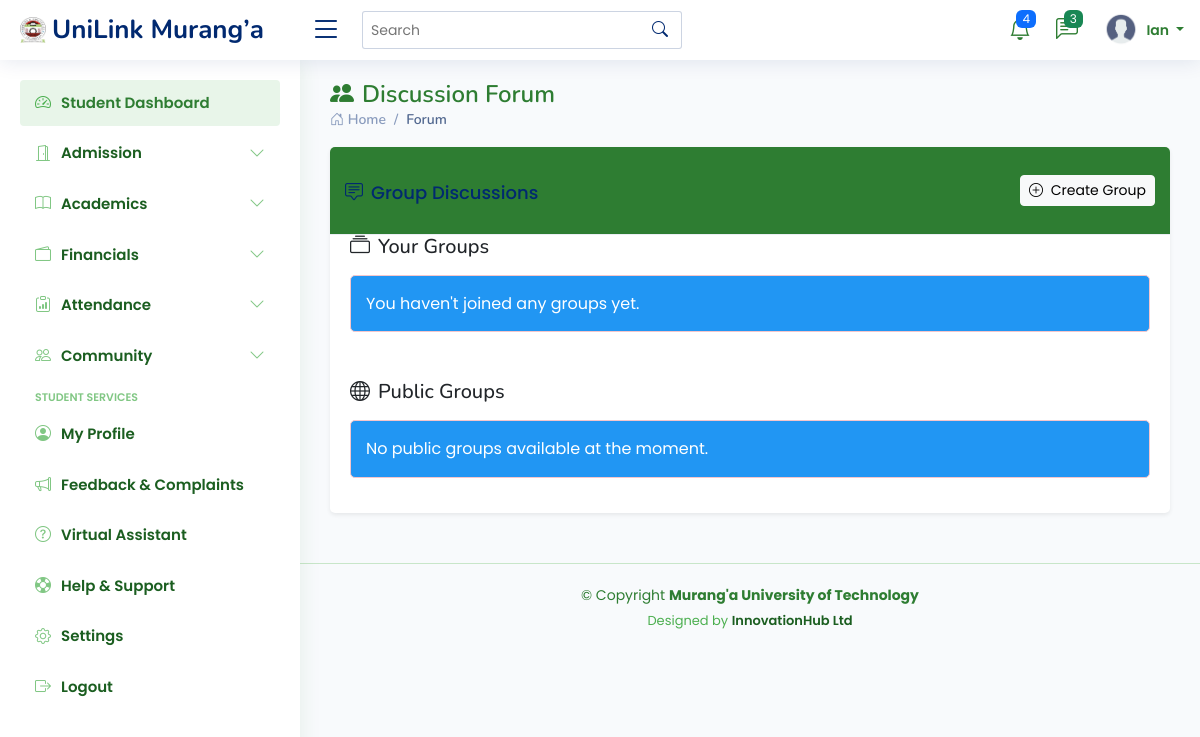
Before: /forum/ (signed in) with the older database file.
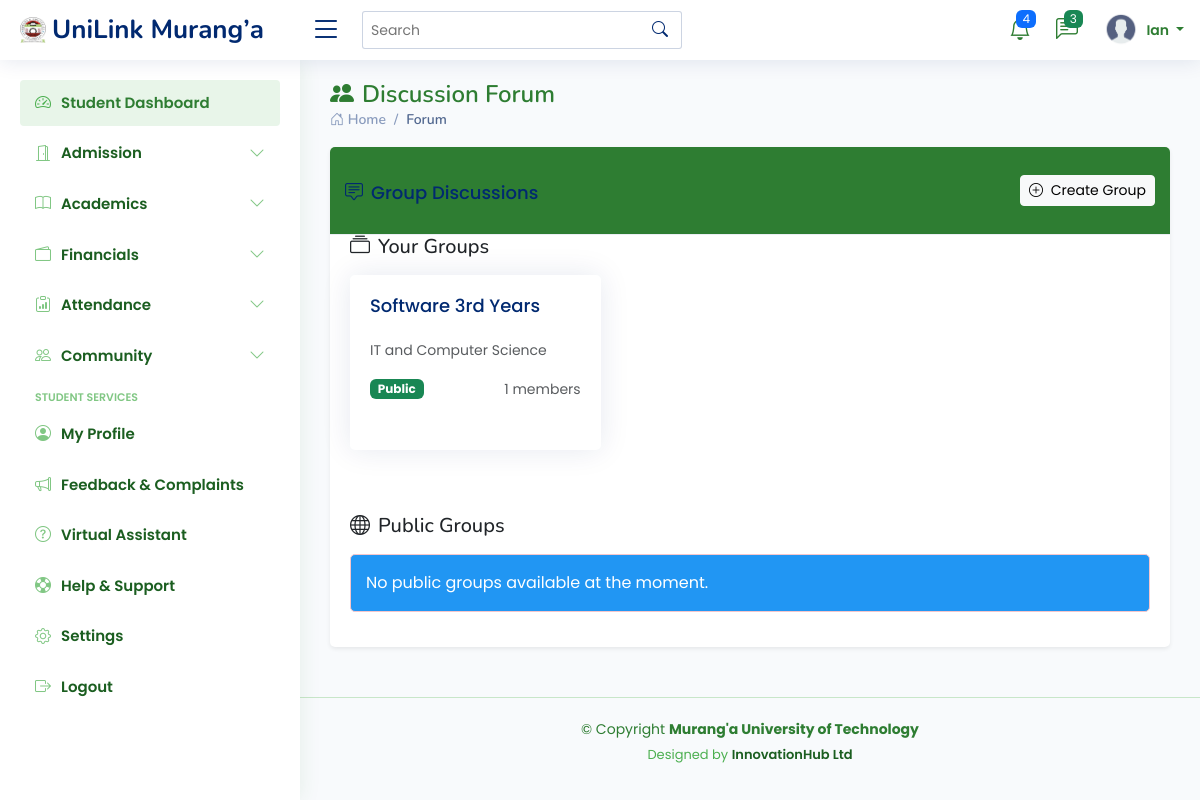
After: the same page with the newer database file.
### students_portal/models.py (models this page shows, shortened)
class DiscussionGroup(models.Model):
    name = models.CharField(max_length=100)
    description = models.TextField(blank=True)
    created_by = models.ForeignKey(User, on_delete=models.CASCADE, related_name='created_groups')
    created_at = models.DateTimeField(default=timezone.now)
    is_public = models.BooleanField(default=True)

### students_portal/views.py (the view)
# urls.py: path('forum/', views.discussion_forum, name='discussion_forum'),
@login_required
def discussion_forum(request):
    public_groups = DiscussionGroup.objects.filter(is_public=True).exclude(
        members__user=request.user
    )
    user_groups = DiscussionGroup.objects.filter(members__user=request.user)
    context = {
        'public_groups': public_groups,
        'user_groups': user_groups,
        'form': GroupCreationForm()
    }
    return render(request, 'forum/discussion_forum.html', context)

### students_portal/forms.py
class GroupCreationForm(forms.ModelForm):
    class Meta:
        model = DiscussionGroup
        fields = ['name', 'description', 'is_public']
        widgets = {
            'description': forms.Textarea(attrs={'rows': 3}),
        }

### templates/forum/discussion_forum.html (shortened to what the changed rows need)
{% extends 'base/base.html'%}
{% load static %}
{% block content %}
<div class="pagetitle">
    <h1><i class="bi bi-people-fill me-2"></i>Discussion Forum</h1>
</div>
<section class="section">
    <div class="row">
        <div class="col-lg-12">
            <div class="card border-0 shadow-sm">
                <div class="card-body">
                    <div class="mb-5">
                        <h5 class="text-university mb-3"><i class="bi bi-collection me-2"></i>Your Groups</h5>
                        {% if user_groups %}
                        <div class="row">
                            {% for group in user_groups %}
                            <div class="col-md-4 mb-3">
                                <a href="{% url 'group_chat' group.id %}" class="card text-decoration-none h-100">
                                    <div class="card-body">
                                        <h6 class="card-title">{{ group.name }}</h6>
                                        <p class="card-text text-muted small">{{ group.description|default:"No description" }}</p>
                                        <div class="d-flex justify-content-between align-items-center">
                                            <span class="badge bg-{% if group.is_public %}success{% else %}warning{% endif %}">
                                                {% if group.is_public %}Public{% else %}Private{% endif %}
                                            </span>
                                            <small class="text-muted">{{ group.members.count }} members</small>
                                        </div>
                                    </div>
                                </a>
                            </div>
                            {% endfor %}
                        </div>
                        {% else %}
                        <div class="alert alert-info">You haven't joined any groups yet.</div>
                        {% endif %}
                    </div>
                </div>
            </div>
        </div>
    </div>
</section>
{% endblock %}

Changed rows visible on the page:
added DiscussionGroup: name "Software 3rd Years", description "IT and Computer Science", is_public "Public", members.count "1"
Other visible differences:
text no longer shown: "You haven't joined any groups yet."
